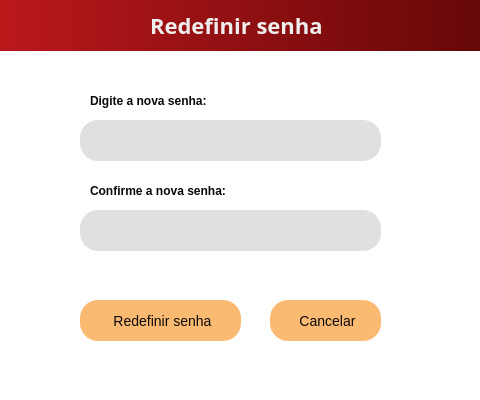
<?xml version="1.0" encoding="UTF-8"?>
<ui version="4.0">
 <class>PasswordChangeWindow</class>
 <widget class="QDialog" name="PasswordChangeWindow">
  <property name="geometry">
   <rect>
    <x>0</x>
    <y>0</y>
    <width>480</width>
    <height>400</height>
   </rect>
  </property>
  <property name="sizePolicy">
   <sizepolicy hsizetype="Fixed" vsizetype="Fixed">
    <horstretch>0</horstretch>
    <verstretch>0</verstretch>
   </sizepolicy>
  </property>
  <property name="focusPolicy">
   <enum>Qt::NoFocus</enum>
  </property>
  <property name="windowTitle">
   <string>Eureka®</string>
  </property>
  <property name="styleSheet">
   <string notr="true">* {
    background-color: #ffffff;
	font-style: &quot;Segoe UI&quot;;
 	color: #0B090A;
}

QLabel {
    color: #0B090A;
    font-size: 12px;
    font-weight: bold;
}

QLineEdit {
    background-color: #DFE0E2;
    padding-left: 15px;
    border-radius: 18px;
	font-size: 14px;
}

QPushButton {
    background-color: #fbba72;
    border: 2px;
    border-radius: 18px;
    font-size: 14px;
    font-weight: regular;
}

QPushButton:hover {
    background-color: #399918;
    color: #EEEEEE
}

QPushButton:pressed {
    background-color: #6703c5;
    color: #EEEEEE;
}
</string>
  </property>
  <widget class="QLabel" name="password_label">
   <property name="geometry">
    <rect>
     <x>90</x>
     <y>90</y>
     <width>131</width>
     <height>21</height>
    </rect>
   </property>
   <property name="font">
    <font>
     <family>Segoe UI</family>
     <pointsize>-1</pointsize>
     <weight>75</weight>
     <bold>true</bold>
    </font>
   </property>
   <property name="text">
    <string>Digite a nova senha:</string>
   </property>
  </widget>
  <widget class="QPushButton" name="btn_change_password">
   <property name="geometry">
    <rect>
     <x>80</x>
     <y>300</y>
     <width>161</width>
     <height>41</height>
    </rect>
   </property>
   <property name="minimumSize">
    <size>
     <width>0</width>
     <height>41</height>
    </size>
   </property>
   <property name="font">
    <font>
     <family>Segoe UI</family>
     <pointsize>-1</pointsize>
    </font>
   </property>
   <property name="focusPolicy">
    <enum>Qt::TabFocus</enum>
   </property>
   <property name="styleSheet">
    <string notr="true"/>
   </property>
   <property name="text">
    <string> Redefinir senha</string>
   </property>
   <property name="icon">
    <iconset resource="../static/resource.qrc">
     <normaloff>:/icon/icon/caixa-de-senha-com-asteriscos.png</normaloff>:/icon/icon/caixa-de-senha-com-asteriscos.png</iconset>
   </property>
   <property name="iconSize">
    <size>
     <width>24</width>
     <height>24</height>
    </size>
   </property>
  </widget>
  <widget class="QPushButton" name="btn_close">
   <property name="geometry">
    <rect>
     <x>270</x>
     <y>300</y>
     <width>111</width>
     <height>41</height>
    </rect>
   </property>
   <property name="minimumSize">
    <size>
     <width>0</width>
     <height>41</height>
    </size>
   </property>
   <property name="font">
    <font>
     <family>Segoe UI</family>
     <pointsize>-1</pointsize>
    </font>
   </property>
   <property name="styleSheet">
    <string notr="true">QPushButton:hover {
    background-color: #d60000;
    color: #EEEEEE
}</string>
   </property>
   <property name="text">
    <string> Cancelar</string>
   </property>
   <property name="icon">
    <iconset resource="../static/resource.qrc">
     <normaloff>:/icon/icon/excluir (1).png</normaloff>:/icon/icon/excluir (1).png</iconset>
   </property>
   <property name="iconSize">
    <size>
     <width>16</width>
     <height>16</height>
    </size>
   </property>
  </widget>
  <widget class="QWidget" name="window_title_bar" native="true">
   <property name="geometry">
    <rect>
     <x>0</x>
     <y>0</y>
     <width>481</width>
     <height>51</height>
    </rect>
   </property>
   <property name="styleSheet">
    <string notr="true">* {
background-color: qlineargradient(spread:pad, x1:0, y1:0, x2:1, y2:0, stop:0 rgba(186, 24, 27, 255), stop:1 rgba(102, 7, 8, 255));
}</string>
   </property>
   <widget class="QLabel" name="window_title_label">
    <property name="geometry">
     <rect>
      <x>150</x>
      <y>0</y>
      <width>181</width>
      <height>51</height>
     </rect>
    </property>
    <property name="font">
     <font>
      <family>Segoe UI Light</family>
      <pointsize>-1</pointsize>
      <weight>75</weight>
      <bold>true</bold>
     </font>
    </property>
    <property name="styleSheet">
     <string notr="true">QLabel {
	background-color: transparent;
    color: #EEEEEE;
    font-size: 22px;
    font-weight: regular;
	font-style: &quot;Segoe UI&quot;;
}</string>
    </property>
    <property name="text">
     <string>Redefinir senha</string>
    </property>
   </widget>
  </widget>
  <widget class="QLabel" name="password_confirm_label">
   <property name="geometry">
    <rect>
     <x>90</x>
     <y>180</y>
     <width>151</width>
     <height>21</height>
    </rect>
   </property>
   <property name="font">
    <font>
     <family>Segoe UI</family>
     <pointsize>-1</pointsize>
     <weight>75</weight>
     <bold>true</bold>
    </font>
   </property>
   <property name="text">
    <string>Confirme a nova senha:</string>
   </property>
  </widget>
  <widget class="QLineEdit" name="password_field">
   <property name="geometry">
    <rect>
     <x>80</x>
     <y>120</y>
     <width>301</width>
     <height>41</height>
    </rect>
   </property>
   <property name="minimumSize">
    <size>
     <width>301</width>
     <height>41</height>
    </size>
   </property>
   <property name="font">
    <font>
     <family>Segoe UI</family>
     <pointsize>-1</pointsize>
    </font>
   </property>
   <property name="focusPolicy">
    <enum>Qt::ClickFocus</enum>
   </property>
   <property name="inputMask">
    <string/>
   </property>
   <property name="text">
    <string/>
   </property>
   <property name="maxLength">
    <number>18</number>
   </property>
   <property name="echoMode">
    <enum>QLineEdit::Password</enum>
   </property>
   <property name="cursorPosition">
    <number>0</number>
   </property>
   <property name="clearButtonEnabled">
    <bool>true</bool>
   </property>
  </widget>
  <widget class="QLineEdit" name="password_confirm_field">
   <property name="geometry">
    <rect>
     <x>80</x>
     <y>210</y>
     <width>301</width>
     <height>41</height>
    </rect>
   </property>
   <property name="minimumSize">
    <size>
     <width>301</width>
     <height>41</height>
    </size>
   </property>
   <property name="font">
    <font>
     <family>Segoe UI</family>
     <pointsize>-1</pointsize>
    </font>
   </property>
   <property name="focusPolicy">
    <enum>Qt::ClickFocus</enum>
   </property>
   <property name="whatsThis">
    <string/>
   </property>
   <property name="inputMask">
    <string/>
   </property>
   <property name="text">
    <string/>
   </property>
   <property name="maxLength">
    <number>10</number>
   </property>
   <property name="echoMode">
    <enum>QLineEdit::Password</enum>
   </property>
   <property name="clearButtonEnabled">
    <bool>true</bool>
   </property>
  </widget>
 </widget>
 <resources>
  <include location="../static/resource.qrc"/>
 </resources>
 <connections/>
</ui>
